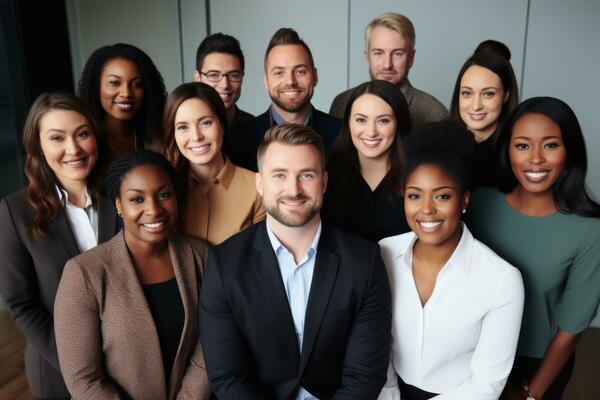
#> input picture pessoas.jpg, 600 x 400 px
$ python 03_cortadas.py
#> lines starting #> are read from the running program, lines starting #| are printed output that depends on the picture; after the words box and inside, x2 and y2 are one past the last pixel; in counts of white or black regions, pixels touching at a corner belong together
import cv2 as cv #OpenCV
import matplotlib.pyplot as plt
import numpy as np
import os

def mostrar_imagem(img):
    # Abre a imagem sem deixar a cor negativa
    imagem_rgb = cv.cvtColor(img, cv.COLOR_BGR2RGB)
    plt.imshow(imagem_rgb)

def salvar_imagens(imagens, caminho):
    if not os.path.exists(caminho): #Cria o diretorio passado se não existir
        os.mkdir(caminho)

    index = len(os.listdir(caminho)) # pega a quantidade de imgs na pasta para nomear

    for imagem in imagens: # Percorre a lista de images
        cv.imwrite(f'{caminho}/face{index}.jpg', imagem)
        index += 1

## PRE PROCESSAMENTO

imagem_pessoas = cv.imread('pessoas.jpg')
#> imagem_pessoas is the input picture: shape (400, 600, 3); mean B, G, R 79.5, 84.1, 91

imagem_cinza = cv.cvtColor(imagem_pessoas, cv.COLOR_BGR2GRAY)
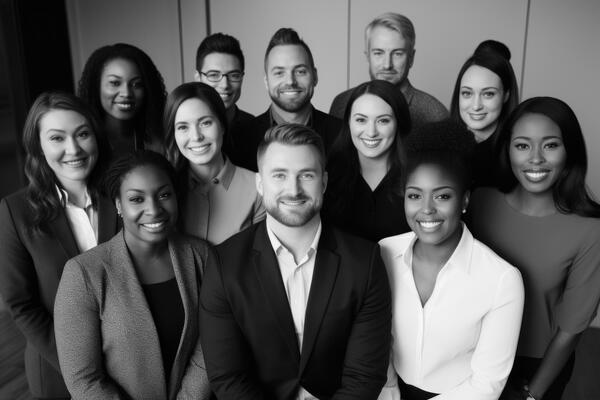
#> imagem_cinza: shape (400, 600); min 0, max 254, mean 85.6

features_haar = "haarcascade_frontalface_alt2.xml"
caminho = f'{cv.data.haarcascades}/{features_haar}'

classificador = cv.CascadeClassifier(caminho)

faces = classificador.detectMultiScale(imagem_cinza)
#> faces = [[363, 34, 49, 49], [451, 73, 54, 54], [344, 99, 56, 56], [503, 118, 68, 68], [261, 50, 56, 56], [197, 55, 51, 51], [96, 62, 55, 55], [166, 102, 58, 58], [37, 112, 64, 64], [395, 170, 64, 64], [255, 144, 77, 77], [114, 170, 70, 70]]

imagem_copia = np.array(imagem_pessoas)

for x,y,w,h in faces:
    cv.rectangle(imagem_copia, (x,y), (x+w, y+h), (0,255,0), 2)
#> this loop made 12 passes
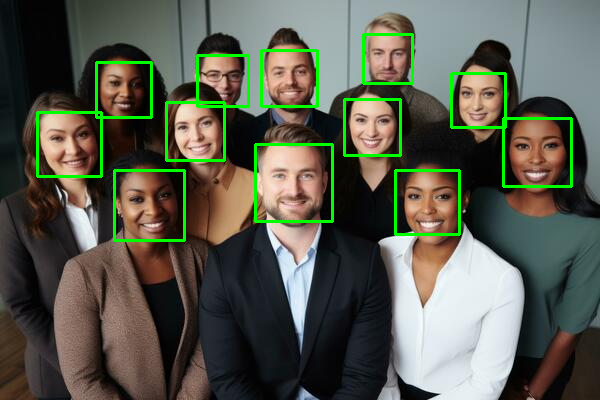
#> imagem_copia: shape (400, 600, 3); 3.56% of pixels changed, all inside (x1, y1, x2, y2) = (36, 33, 573, 242)

### Cortando as faces

imagens_cortadas = list()

for x, y, w, h in faces:
    face = imagem_pessoas[y:y+h, x:x+w]  # Coordenada Y de Y até H e X de X até W
    face = cv.resize(face, (160,160)) # Padroniza tamanho da imagem das faces
    imagens_cortadas.append(face) # Coloca na lista
#> this loop made 12 passes
#> pass 1, `face = imagem_pessoas[y:y+h, x:x+w]`:
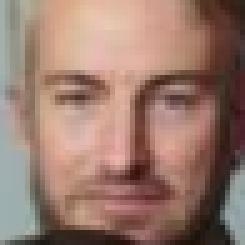
#> face: shape (49, 49, 3) (shown 5 times larger); mean B, G, R 109.1, 121.4, 153.4
#> pass 1, `face = cv.resize(face, (160,160))`:
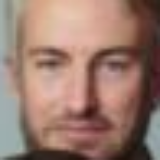
#> face: shape (160, 160, 3); mean B, G, R 109, 121.3, 153.3
#> pass 2, `face = cv.resize(face, (160,160))`:
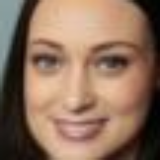
#> face: shape (160, 160, 3); mean B, G, R 92.7, 112.4, 142
#> after the loop, imagens_cortadas = 12 items

print(len(imagens_cortadas))
#| 12

for indice, img in enumerate(imagens_cortadas):
    # Printa o tamanho de cada imagem pra confirmar a padronizacao
    print(img.shape)

    ## MOSTRA AS IMAGENS
    cv.imshow(f'Imagem {indice} cortada', img)
    mostrar_imagem(imagens_cortadas[indice])
#> this loop made 12 passes
#| (160, 160, 3)
#| (160, 160, 3)
#| (160, 160, 3)
#| (160, 160, 3)
#| (160, 160, 3)
#| (160, 160, 3)
#| (160, 160, 3)
#| (160, 160, 3)
#> (further printed lines are left out)
#> pass 3, in mostrar_imagem (call 3), `imagem_rgb = cv.cvtColor(img, cv.COLOR_BGR2RGB)`:
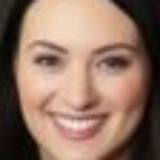
#> imagem_rgb: shape (160, 160, 3); mean R, G, B 145.5, 115.6, 99.6

salvar_imagens(imagens_cortadas, './Faces')
#> the loop in salvar_imagens, `for imagem in imagens:` made 12 passes
#> after the loop in salvar_imagens, `for imagem in imagens:`: index = 15
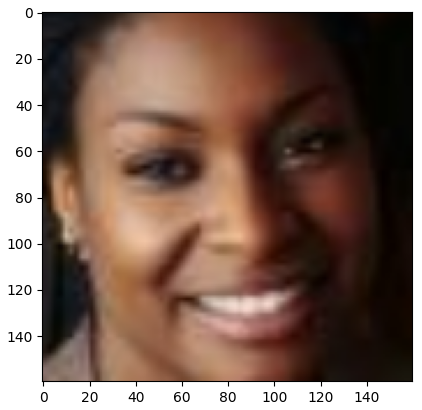
#> figure drawn by matplotlib, 1 panel

$ run again, with imagem_reconhece,mascara.jpg copied over pessoas.jpg
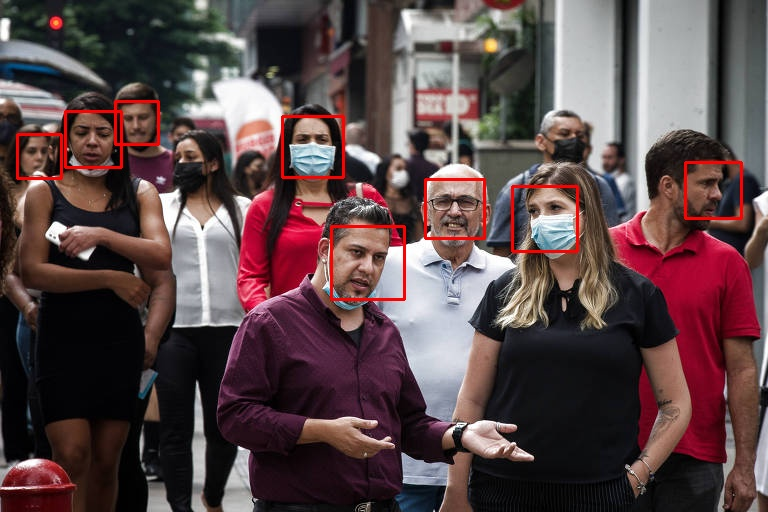
#> input picture imagem_reconhece,mascara.jpg, 768 x 512 px
#> imagem_pessoas is the input picture: shape (512, 768, 3); mean B, G, R 72.6, 70.9, 91.1
#> faces = [[115, 101, 43, 43], [17, 135, 42, 42], [64, 111, 56, 56], [282, 117, 60, 60], [686, 163, 55, 55], [426, 179, 59, 59], [511, 185, 67, 67], [330, 226, 74, 74]]
#> the loop `for x,y,w,h in faces:` made 8 passes
#> after the loop `for x,y,w,h in faces:`:
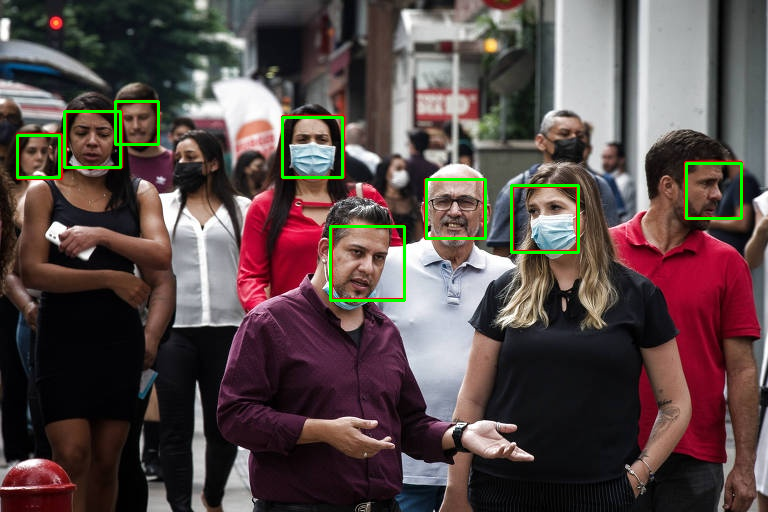
#> imagem_copia: shape (512, 768, 3); 1.38% of pixels changed, all inside (x1, y1, x2, y2) = (16, 100, 743, 302)
#> the loop `for x, y, w, h in faces:` made 8 passes
#> after the loop `for x, y, w, h in faces:`: imagens_cortadas = 8 items
#| 8
#> the loop `for indice, img in enumerate(imagens_cortadas):` made 8 passes
#| (160, 160, 3)
#| (160, 160, 3)
#| (160, 160, 3)
#| (160, 160, 3)
#| (160, 160, 3)
#> (further printed lines are left out)
#> the loop in salvar_imagens, `for imagem in imagens:` made 8 passes
#> after the loop in salvar_imagens, `for imagem in imagens:`: index = 11
#> `salvar_imagens(imagens_cortadas, './Faces')`:
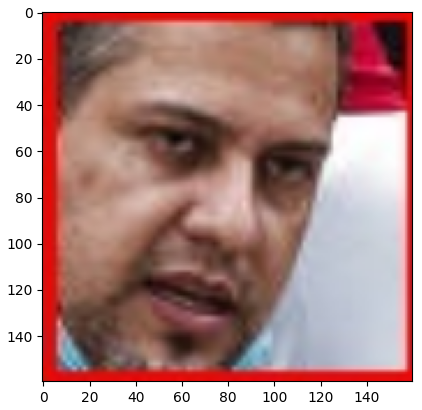
#> figure drawn by matplotlib, 1 panel
